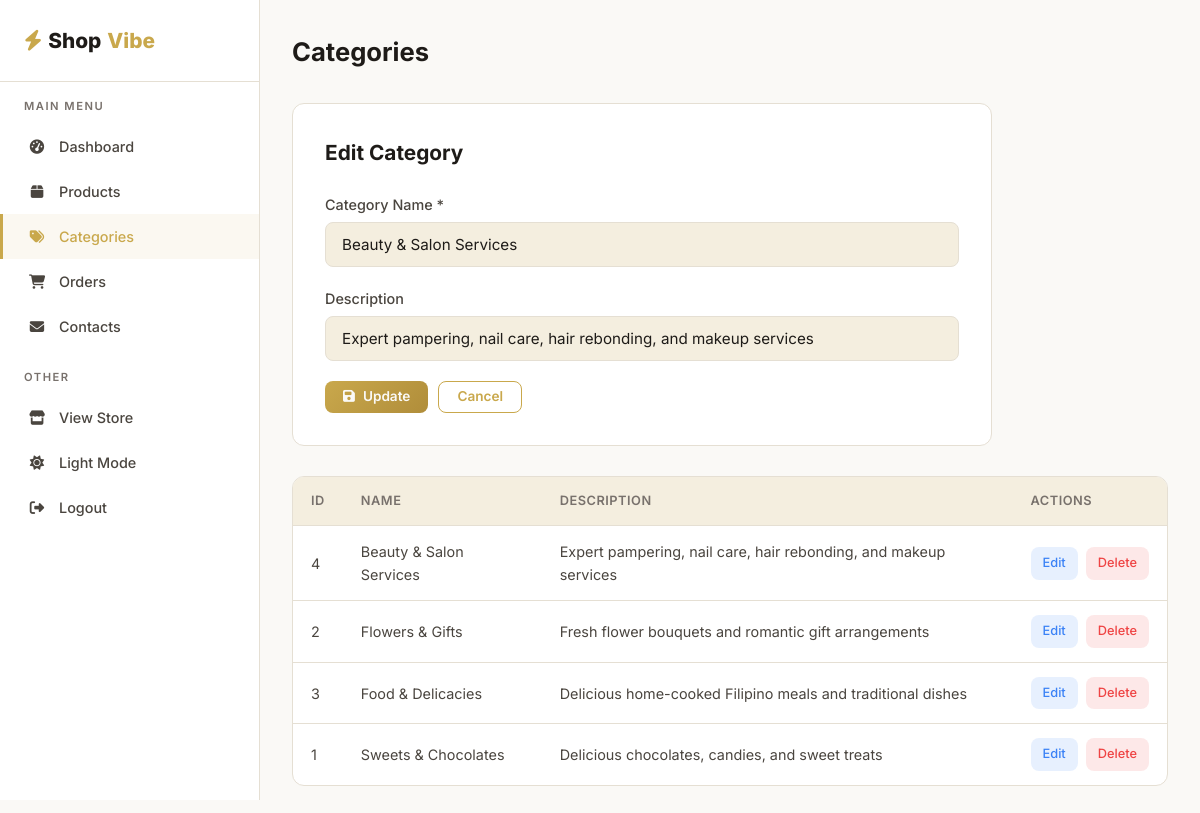
Screenshot of /e-commerceSystem/admin/categories.php?edit=4 (signed in) with the database file from the repository.
### tables this page shows
CREATE TABLE `categories` (
  `id` INT AUTO_INCREMENT PRIMARY KEY,
  `name` VARCHAR(100) NOT NULL,
  `description` TEXT,
  `created_at` TIMESTAMP DEFAULT CURRENT_TIMESTAMP
);

### e-commerceSystem/includes/functions.php (called while the page is built, shortened)
<?php
function sanitize(string $data): string {
    return htmlspecialchars(trim($data), ENT_QUOTES, 'UTF-8');
}
function baseUrl(string $path = ''): string {
    return '/e-commerceSystem/' . ltrim($path, '/');
}

### e-commerceSystem/admin/categories.php (the view, shortened to what this page needs)
<?php
require_once __DIR__ . '/includes/admin_header.php';
$categories = $pdo->query("SELECT * FROM categories ORDER BY name")->fetchAll();
$editCat = null;
if (isset($_GET['edit'])) {
    $editId = (int) $_GET['edit'];
    foreach ($categories as $c) {
        if ($c['id'] === $editId) { $editCat = $c; break; }
    }
}
?>
<div class="admin-header">
    <h1>Categories</h1>
</div>
<div class="admin-form-card" style="margin-bottom: 30px;">
    <h2><?= $editCat ? 'Edit Category' : 'Add New Category' ?></h2>
    <form method="POST">
        <div class="form-group">
            <label for="name">Category Name *</label>
            <input type="text" id="name" name="name" class="form-control" value="<?= sanitize($editCat['name'] ?? '') ?>" required>
        </div>
        <div class="form-group">
            <label for="description">Description</label>
            <input type="text" id="description" name="description" class="form-control" value="<?= sanitize($editCat['description'] ?? '') ?>">
        </div>
        <div style="display: flex; gap: 10px;">
            <button type="submit" class="btn btn-primary btn-sm">
                <i class="fas fa-save"></i> <?= $editCat ? 'Update' : 'Add Category' ?>
            </button>
            <?php if ($editCat): ?>
                <a href="<?= baseUrl('admin/categories.php') ?>" class="btn btn-outline btn-sm">Cancel</a>
            <?php endif; ?>
        </div>
    </form>
</div>
<div class="admin-table-wrapper">
    <table class="admin-table">
        <thead>
            <tr>
                <th>ID</th>
                <th>Name</th>
                <th>Description</th>
                <th>Actions</th>
            </tr>
        </thead>
        <tbody>
            <?php foreach ($categories as $cat): ?>
            <tr>
                <td><?= $cat['id'] ?></td>
                <td><?= sanitize($cat['name']) ?></td>
                <td><?= sanitize($cat['description'] ?? '—') ?></td>
                <td>
                    <div class="table-actions">
                        <a href="<?= baseUrl('admin/categories.php?edit=' . $cat['id']) ?>" class="action-edit">Edit</a>
                        <a href="<?= baseUrl('admin/categories.php?delete=' . $cat['id']) ?>" class="action-delete confirm-delete">Delete</a>
                    </div>
                </td>
            </tr>
            <?php endforeach; ?>
        </tbody>
    </table>
</div>
<?php require_once __DIR__ . '/includes/admin_footer.php'; ?>

### e-commerceSystem/assets/css/style.css (style rules this page uses)
:root { --primary: #c9a84c; --primary-dark: #b08d3a; --primary-light: #e8d48b; --bg-dark: #0b0f1a; --bg-card: #111827; --bg-card-hover: #1a2332; --bg-surface: #151c2c; --text-primary: #f1f5f9; --text-secondary: #94a3b8; --text-muted: #64748b; --border-color: #1e293b; --success: #22c55e; --error: #ef4444; --warning: #f59e0b; --info: #3b82f6; --radius: 12px; --radius-sm: 8px; --radius-lg: 16px; --shadow: 0 4px 20px rgba(0,0,0,0.3); --shadow-lg: 0 8px 40px rgba(0,0,0,0.4); --transition: all 0.3s ease; --font: 'Inter', -apple-system, BlinkMacSystemFont, sans-serif; --container-width: 1200px; --nav-bg: rgba(11,15,26,0.85); --dropdown-bg: rgba(30, 41, 59, 0.95); --grad-1: #111827; --grad-2: #0f172a; --grad-auth-1: rgba(11, 15, 26, 0.4); --grad-auth-2: rgba(11, 15, 26, 0.9); }
:root.light-mode { --bg-dark: #faf9f6; --bg-card: #ffffff; --bg-card-hover: #fdfaf3; --bg-surface: #f4eedf; --text-primary: #1e1b18; --text-secondary: #4a453f; --text-muted: #78716c; --border-color: #e5dfd3; --nav-bg: rgba(250, 249, 246, 0.85); --dropdown-bg: rgba(255, 255, 255, 0.95); --grad-1: #f3e9d2; --grad-2: #e8d7b3; --grad-auth-1: rgba(250, 249, 246, 0.7); --grad-auth-2: rgba(250, 249, 246, 0.95); }
*, *::before, *::after { box-sizing: border-box; margin: 0; padding: 0; }
html, body { overflow-x: hidden; width: 100%; position: relative; max-width: 100vw; }
html { scroll-behavior: smooth; }
body { font-family: var(--font); background: var(--bg-dark); color: var(--text-primary); line-height: 1.6; min-height: 100vh; -webkit-font-smoothing: antialiased; position: relative; }
a { color: var(--primary); text-decoration: none; transition: var(--transition); }
.btn { display: inline-flex; align-items: center; justify-content: center; gap: 8px; padding: 12px 28px; border-radius: var(--radius-sm); font-weight: 600; font-size: 0.95rem; font-family: var(--font); cursor: pointer; transition: var(--transition); border: none; text-align: center; line-height: 1; }
.btn-primary { background: linear-gradient(135deg, var(--primary), var(--primary-dark)); color: var(--bg-dark); }
.btn-outline { background: transparent; border: 1px solid var(--primary); color: var(--primary); }
.btn-sm { padding: 8px 18px; font-size: 0.85rem; }
.form-group { margin-bottom: 20px; }
.form-group label { display: block; margin-bottom: 6px; font-weight: 500; font-size: 0.9rem; color: var(--text-secondary); }
.form-control { width: 100%; padding: 12px 16px; background: var(--bg-surface); border: 1px solid var(--border-color); border-radius: var(--radius-sm); color: var(--text-primary); font-size: 0.95rem; font-family: var(--font); transition: var(--transition); }
.admin-header { display: flex; justify-content: space-between; align-items: center; margin-bottom: 30px; }
.admin-header h1 { font-size: 1.6rem; }
.admin-table-wrapper { background: var(--bg-card); border: 1px solid var(--border-color); border-radius: var(--radius); overflow-x: auto; }
.admin-table { width: 100%; border-collapse: collapse; }
.admin-table th { background: var(--bg-surface); padding: 14px 18px; text-align: left; font-size: 0.8rem; font-weight: 600; color: var(--text-muted); text-transform: uppercase; letter-spacing: 0.5px; border-bottom: 1px solid var(--border-color); }
.admin-table td { padding: 14px 18px; font-size: 0.9rem; color: var(--text-secondary); border-bottom: 1px solid var(--border-color); }
.admin-table tr:last-child td { border-bottom: none; }
.table-actions { display: flex; gap: 8px; }
.table-actions a, .table-actions button { padding: 6px 12px; border-radius: var(--radius-sm); font-size: 0.8rem; font-weight: 500; cursor: pointer; transition: var(--transition); border: none; font-family: var(--font); }
.action-edit { background: rgba(59,130,246,0.12); color: var(--info); }
.action-delete { background: rgba(239,68,68,0.12); color: var(--error); }
.admin-form-card { background: var(--bg-card); border: 1px solid var(--border-color); border-radius: var(--radius); padding: 32px; max-width: 700px; }
.admin-form-card h2 { font-size: 1.3rem; margin-bottom: 24px; }

### rows the page displays
categories: name "Beauty & Salon Services", description "Expert pampering, nail care, hair rebonding, and makeup services", id "4"
categories: id "2", name "Flowers & Gifts", description "Fresh flower bouquets and romantic gift arrangements"
categories: id "3", name "Food & Delicacies", description "Delicious home-cooked Filipino meals and traditional dishes"
categories: id "1", name "Sweets & Chocolates", description "Delicious chocolates, candies, and sweet treats"
